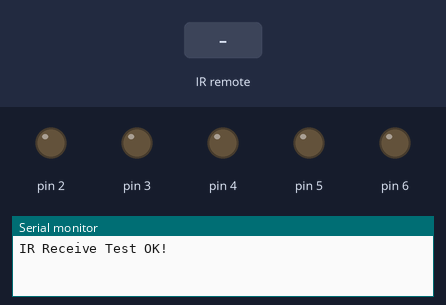
Bench run of a sketch on a simulated Arduino Uno, built with avr-gcc and run on an emulated ATmega328P. On the bench: output pins drawn as LEDs (lit = HIGH), the last lines printed to the serial monitor. The inputs (shaded band) are chosen by the test bench.

Above: at 1.2 s.
1.3 s: infrared code 0xFF30CF received
At 2.0 s:
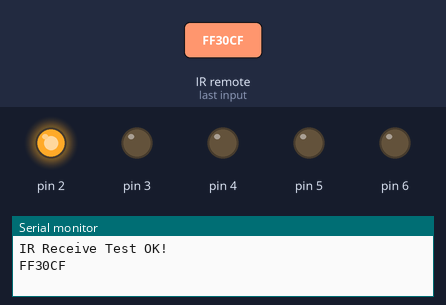
2.8 s: infrared code 0xFF18E7 received
At 3.1 s:
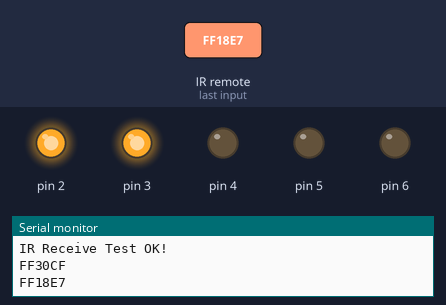
4.3 s: infrared code 0xFF7A85 received
At 5.4 s:
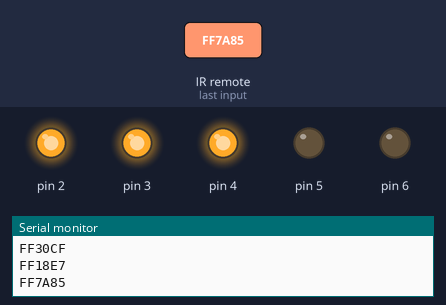
5.8 s: infrared code 0xFF10EF received
At 6.6 s:
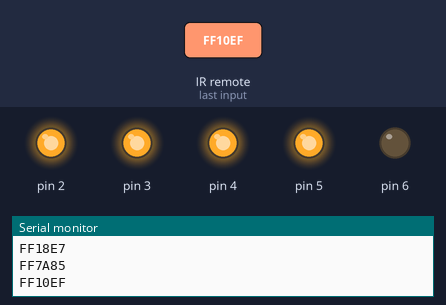
7.3 s: infrared code 0xFF38C7 received
At 7.7 s:
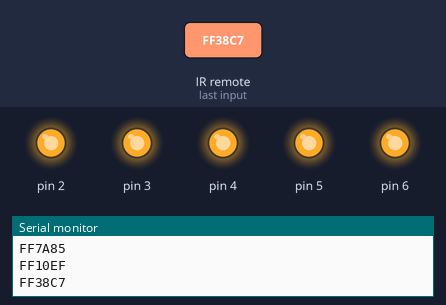
Timing chart, 0 to 9.8 s (numbered marks = the images above; inputs shaded):
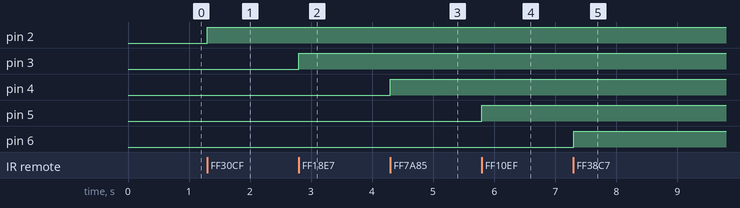

Measured:
- after the input at 1.3 s, pin 2: LOW → HIGH at once
- after the input at 2.8 s, pin 3: LOW → HIGH at once
- after the input at 4.3 s, pin 4: LOW → HIGH at once
- after the input at 5.8 s, pin 5: LOW → HIGH at once
- after the input at 7.3 s, pin 6: LOW → HIGH at once

The sketch:

IR_Receive_Exam_LED.ino
```cpp
/*
Project. 센서다루기 - 적외선 리모컨 // 댓글, 추천 부탁 드립니다. - Devicemart
1. 리모콘 라이브러리 다운로드
Arduino-IRremote  -   https://github.com/z3t0/Arduino-IRremote
2. 디바이스마트 블로그 참조
http://blog.naver.com/no1_devicemart/
by David Gwak - myksj1105@hanmail.net
*/


//#1. 라이브러리 추가
#include <IRremote.h>

//#2. 적외선 수광부 핀 설정
int IR_Receive_Pin = A0;

//#3. 적외선 리모컨 초기 설정
IRrecv irrecv(IR_Receive_Pin);
decode_results results;

//#4. Setup문
void setup(){
  Serial.begin(9600);  // 신호율 9600 - 컴퓨터를 통해 데이터 확인하기 위한 설정
  irrecv.enableIRIn();  // 적외선 리모컨 사용하기 위한 초기설정
  Serial.println("IR Receive Test OK!");
  pinMode(2, OUTPUT);
  pinMode(3, OUTPUT);
  pinMode(4, OUTPUT);
  pinMode(5, OUTPUT);
  pinMode(6, OUTPUT);
  for (int i=2; i <= 6; i++){
  digitalWrite(i, LOW);
}
}

void LED_Contoller(int number);

//#5. Loop문
void loop() {

  if (irrecv.decode(&results)) {          // IR 리모콘에 데이터가 들어 왔을 시에
    Serial.println(results.value, HEX);  // 시리얼 모니터에 출력
    if(results.value == 0xFF30CF){  LED_Contoller(1);}
    if(results.value == 0xFF18E7){  LED_Contoller(2);}
    if(results.value == 0xFF7A85){  LED_Contoller(3);}
    if(results.value == 0xFF10EF){  LED_Contoller(4);}
    if(results.value == 0xFF38C7){  LED_Contoller(5);}

    irrecv.resume(); // Receive the next value
  }

}

void LED_Contoller(int number){
//for (initialization; condition; increment) {
for (int i=2; i <= 6; i++){
  digitalWrite(i, LOW);
}
for (int i=2; i <= number+1; i++){
  digitalWrite(i, HIGH);
}
}
```
